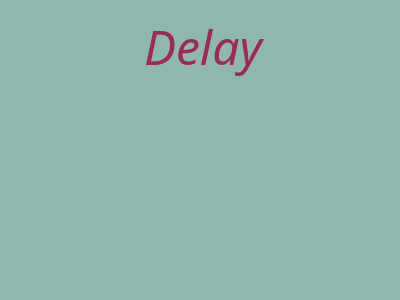
<?xml version="1.0" encoding="UTF-8"?>
<ui version="4.0">
 <class>delayTab</class>
 <widget class="QWidget" name="delayTab">
  <property name="geometry">
   <rect>
    <x>0</x>
    <y>0</y>
    <width>400</width>
    <height>300</height>
   </rect>
  </property>
  <property name="palette">
   <palette>
    <active>
     <colorrole role="Window">
      <brush brushstyle="SolidPattern">
       <color alpha="255">
        <red>142</red>
        <green>183</green>
        <blue>173</blue>
       </color>
      </brush>
     </colorrole>
    </active>
    <inactive>
     <colorrole role="Window">
      <brush brushstyle="SolidPattern">
       <color alpha="255">
        <red>142</red>
        <green>183</green>
        <blue>173</blue>
       </color>
      </brush>
     </colorrole>
    </inactive>
    <disabled>
     <colorrole role="Base">
      <brush brushstyle="SolidPattern">
       <color alpha="255">
        <red>142</red>
        <green>183</green>
        <blue>173</blue>
       </color>
      </brush>
     </colorrole>
     <colorrole role="Window">
      <brush brushstyle="SolidPattern">
       <color alpha="255">
        <red>142</red>
        <green>183</green>
        <blue>173</blue>
       </color>
      </brush>
     </colorrole>
    </disabled>
   </palette>
  </property>
  <property name="windowTitle">
   <string>Form</string>
  </property>
  <layout class="QFormLayout" name="formLayout">
   <item row="0" column="1">
    <widget class="QLabel" name="label">
     <property name="minimumSize">
      <size>
       <width>0</width>
       <height>70</height>
      </size>
     </property>
     <property name="maximumSize">
      <size>
       <width>16777215</width>
       <height>70</height>
      </size>
     </property>
     <property name="font">
      <font>
       <family>Harlow Solid Italic</family>
       <pointsize>36</pointsize>
       <italic>true</italic>
      </font>
     </property>
     <property name="layoutDirection">
      <enum>Qt::LeftToRight</enum>
     </property>
     <property name="autoFillBackground">
      <bool>false</bool>
     </property>
     <property name="styleSheet">
      <string notr="true">color: rgb(158, 41, 82)</string>
     </property>
     <property name="text">
      <string>Delay</string>
     </property>
     <property name="alignment">
      <set>Qt::AlignCenter</set>
     </property>
    </widget>
   </item>
  </layout>
 </widget>
 <resources/>
 <connections/>
</ui>
